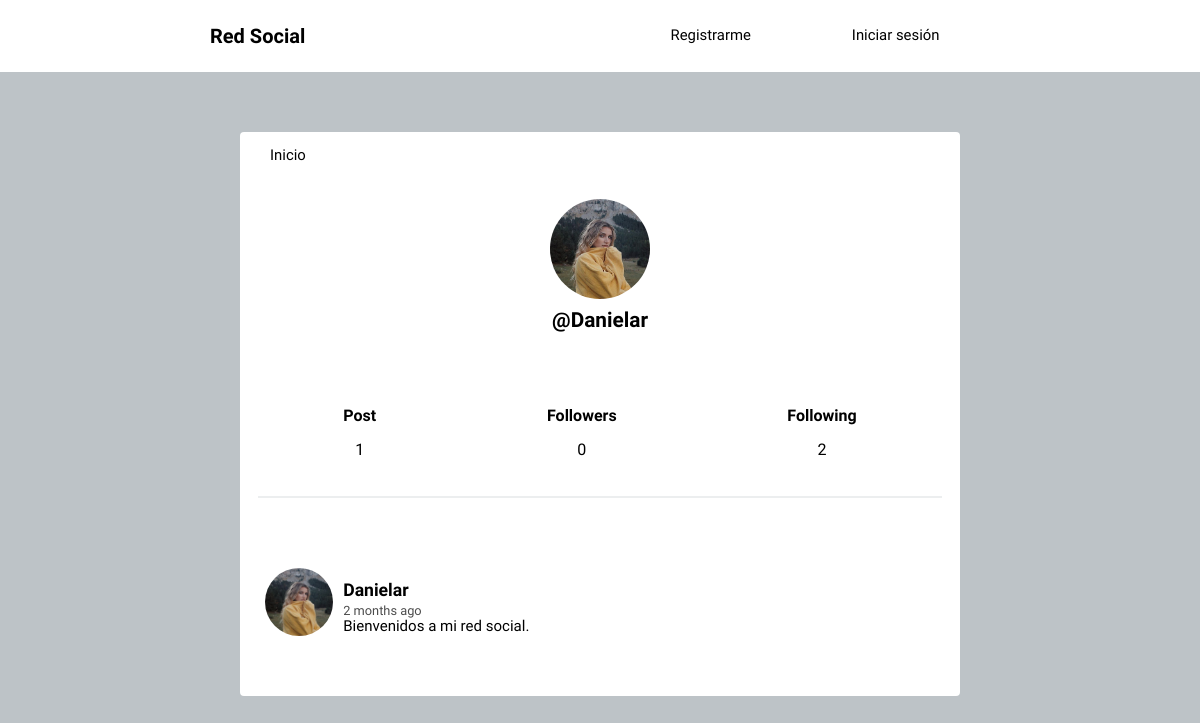
The app's page /profile/Danielar/ with its own data.
### social/models.py (models this page shows, shortened)
class Profile(models.Model):
    user = models.OneToOneField(User, on_delete=models.CASCADE)
    image = models.ImageField(default='user.png')
    def following(self):
        user_ids = Relationship.objects.filter(from_user=self.user)\
                                .values_list('to_user_id', flat=True)
        return User.objects.filter(id__in=user_ids)
    def followers(self):
        user_ids = Relationship.objects.filter(to_user=self.user)\
                                .values_list('from_user_id', flat=True)
        return User.objects.filter(id__in=user_ids)

class Post(models.Model):
    user = models.ForeignKey(User, on_delete=models.CASCADE, related_name='posts')
    timestamp = models.DateTimeField(default=timezone.now)
    content = models.TextField()
    class Meta:
        ordering = ['-timestamp']

### social/views.py (the view)
# urls.py: path('profile/', views.profile, name='profile'),
def profile(request, username=None):
    current_user = request.user
    if username and username != current_user.username:
        user = User.objects.get(username=username)
        posts = user.posts.all()
    else:
        posts = current_user.posts.all()
        user = current_user
    return render (request, 'social/profile.html', {'user':user, 'posts':posts})

### social/templates/social/profile.html (shortened to what this page needs)
{% extends 'social/feed.html' %}
{% block content %}
<div class="profile">
	<img src="{{user.profile.image.url}}">
	<h2>@{{ user.username }}</h2>
</div>
<div class="follow">
	<div>
		<h5>Post</h5>
		<p>{{user.posts.count}}</p>
	</div>
	<div>
		<h5>Followers</h5>
		<p>{{user.profile.followers.count}}</p>
	</div>
	<div>
		<h5>Following</h5>
		<p>{{user.profile.following.count}}</p>
	</div>
</div>
{{block.super}}
{% endblock %}

### social/templates/social/feed.html (shortened to what this page needs)
{% extends 'social/layout.html' %}
{% load humanize %}
{% block content %}
{% for post in posts %}
<article>
    <div class="container-article">
        <img src="{{ post.user.profile.image.url }}">
        <div>
            <h2 class="username"><a href="{% url 'profile' post.user.username %}">{{ post.user }}</a></h2>
            <time data-time="#">{{ post.timestamp|naturaltime }}</time>
            <div class="post">{{ post.content }}</div>
        </div>
    </div>
</article>
{% endfor %}
{% endblock %}

### social/static/style.css (style rules this page uses)
body { background: #bdc3c7; font-size: 62.5%; font-family: 'Varela Round', Helvetica, Arial, serif; }
h5 { font-size: 1rem; margin-bottom: 0; }
p { font-size: 1rem; }
img { object-fit: cover; }
a { font-size: .93rem; text-decoration: none; color: black; }
article { width: 93%; margin: auto; padding: 40px 0; border-bottom: 2px solid #ECEEEF; }
.username { margin-bottom: .2rem; }
.username a { font-size: 1.1rem; }
.container-article { display: flex; }
.container-article img { height: 68px; width: 68px; margin-right: 10px; border-radius: 50%; }
article:last-child { border-bottom: 0; }
time { font-size: .8rem; opacity: .7; }
.post { font-size: .94rem; }
.profile { display: flex; align-items: center; flex-direction: column; }
.profile img { height: 100px; width: 100px; margin-right: 10px; border-radius: 50%; margin: 20px; }
.profile h2 { margin-top: -10px; font-size: 1.3rem; }
.follow { display: flex; width: 95%; justify-content: space-around; margin: 30px auto; text-align: center; border-bottom: 2px solid #ECEEEF; padding-bottom: 20px; }

### records on screen
Post: user.profile.image (picture), user "Danielar", timestamp "2 months ago", content "Bienvenidos a mi red social."

### other values on screen
{{ user.username }} "Danielar"
{{ user.posts.count }} "1"
{{ user.profile.followers.count }} "0"
{{ user.profile.following.count }} "2"
